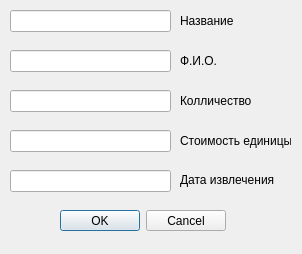
<?xml version="1.0" encoding="UTF-8"?>
<ui version="4.0">
 <class>heapsort_add</class>
 <widget class="QDialog" name="heapsort_add">
  <property name="geometry">
   <rect>
    <x>0</x>
    <y>0</y>
    <width>302</width>
    <height>254</height>
   </rect>
  </property>
  <property name="windowTitle">
   <string>Dialog</string>
  </property>
  <widget class="QDialogButtonBox" name="buttonBox">
   <property name="geometry">
    <rect>
     <x>60</x>
     <y>210</y>
     <width>166</width>
     <height>21</height>
    </rect>
   </property>
   <property name="standardButtons">
    <set>QDialogButtonBox::Cancel|QDialogButtonBox::Ok</set>
   </property>
  </widget>
  <widget class="QLabel" name="labelPublicatioYear">
   <property name="geometry">
    <rect>
     <x>180</x>
     <y>170</y>
     <width>102</width>
     <height>20</height>
    </rect>
   </property>
   <property name="text">
    <string>Дата извлечения</string>
   </property>
  </widget>
  <widget class="QLabel" name="labelPublishingHouse">
   <property name="geometry">
    <rect>
     <x>180</x>
     <y>130</y>
     <width>111</width>
     <height>21</height>
    </rect>
   </property>
   <property name="text">
    <string>Стоимость единицы</string>
   </property>
  </widget>
  <widget class="QLabel" name="labelAmount">
   <property name="geometry">
    <rect>
     <x>180</x>
     <y>90</y>
     <width>81</width>
     <height>21</height>
    </rect>
   </property>
   <property name="text">
    <string>Колличество</string>
   </property>
  </widget>
  <widget class="QLabel" name="labelHuman">
   <property name="geometry">
    <rect>
     <x>180</x>
     <y>50</y>
     <width>48</width>
     <height>21</height>
    </rect>
   </property>
   <property name="text">
    <string>Ф.И.О.</string>
   </property>
  </widget>
  <widget class="QLabel" name="labelName_2">
   <property name="geometry">
    <rect>
     <x>180</x>
     <y>10</y>
     <width>71</width>
     <height>21</height>
    </rect>
   </property>
   <property name="text">
    <string>Название</string>
   </property>
  </widget>
  <widget class="QLineEdit" name="editData">
   <property name="geometry">
    <rect>
     <x>10</x>
     <y>170</y>
     <width>161</width>
     <height>22</height>
    </rect>
   </property>
  </widget>
  <widget class="QLineEdit" name="editValue">
   <property name="geometry">
    <rect>
     <x>10</x>
     <y>130</y>
     <width>161</width>
     <height>22</height>
    </rect>
   </property>
  </widget>
  <widget class="QLineEdit" name="editAmount">
   <property name="geometry">
    <rect>
     <x>10</x>
     <y>90</y>
     <width>161</width>
     <height>22</height>
    </rect>
   </property>
  </widget>
  <widget class="QLineEdit" name="editHuman">
   <property name="geometry">
    <rect>
     <x>10</x>
     <y>50</y>
     <width>161</width>
     <height>22</height>
    </rect>
   </property>
  </widget>
  <widget class="QLineEdit" name="editName">
   <property name="geometry">
    <rect>
     <x>10</x>
     <y>10</y>
     <width>161</width>
     <height>22</height>
    </rect>
   </property>
  </widget>
 </widget>
 <resources/>
 <connections/>
</ui>
